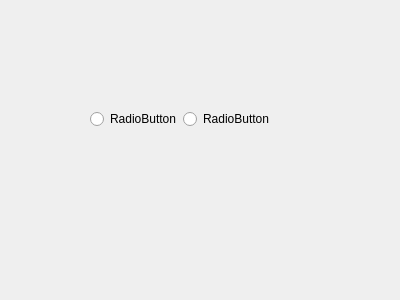
<?xml version="1.0" encoding="UTF-8"?>
<ui version="4.0">
 <class>Form</class>
 <widget class="QWidget" name="Form">
  <property name="geometry">
   <rect>
    <x>0</x>
    <y>0</y>
    <width>400</width>
    <height>300</height>
   </rect>
  </property>
  <property name="windowTitle">
   <string>Form</string>
  </property>
  <widget class="QWidget" name="">
   <property name="geometry">
    <rect>
     <x>90</x>
     <y>110</y>
     <width>180</width>
     <height>18</height>
    </rect>
   </property>
   <layout class="QHBoxLayout" name="horizontalLayout">
    <item>
     <widget class="QRadioButton" name="radioButton">
      <property name="text">
       <string>RadioButton</string>
      </property>
     </widget>
    </item>
    <item>
     <widget class="QRadioButton" name="radioButton_2">
      <property name="text">
       <string>RadioButton</string>
      </property>
     </widget>
    </item>
   </layout>
  </widget>
 </widget>
 <resources/>
 <connections/>
</ui>
